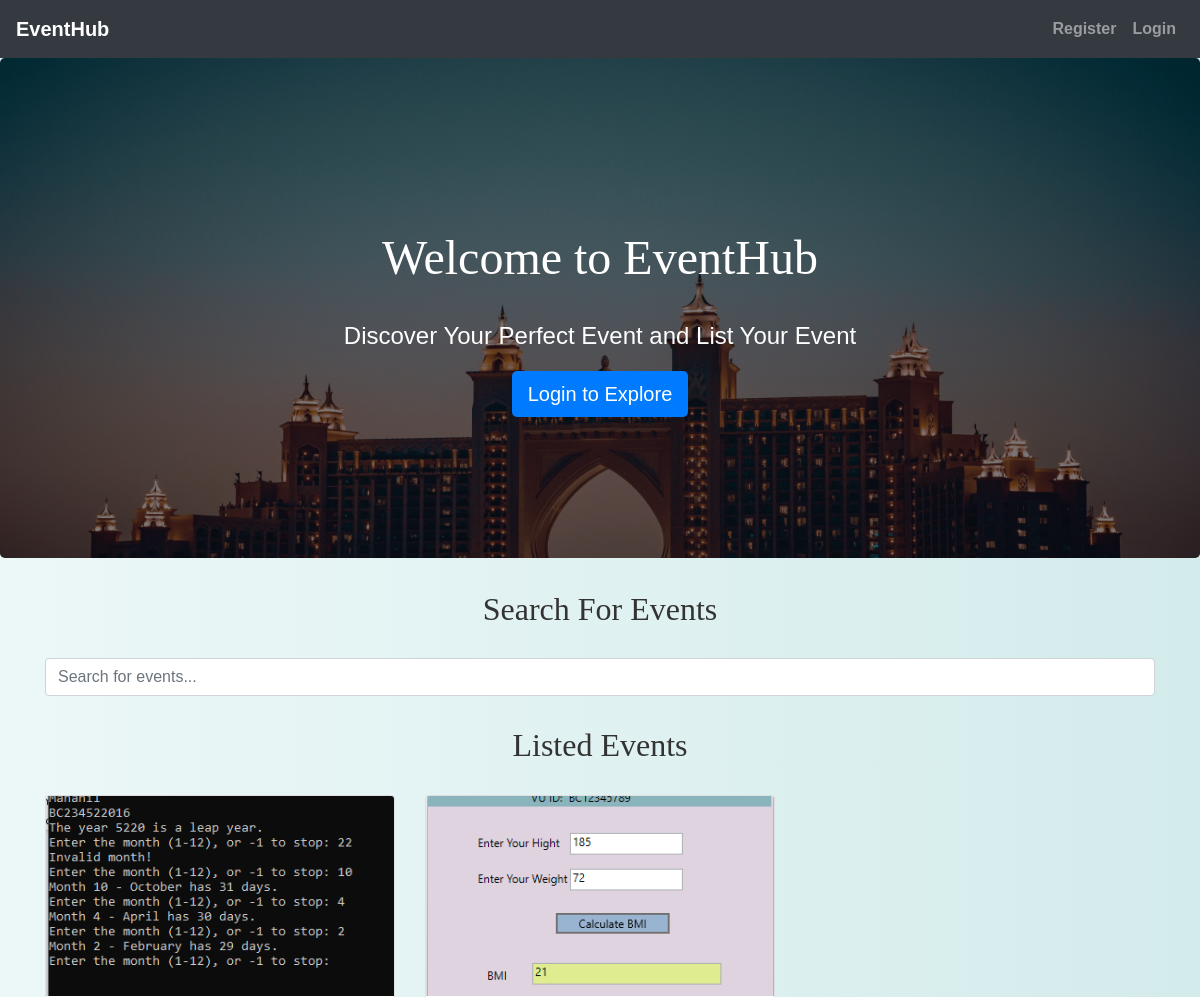
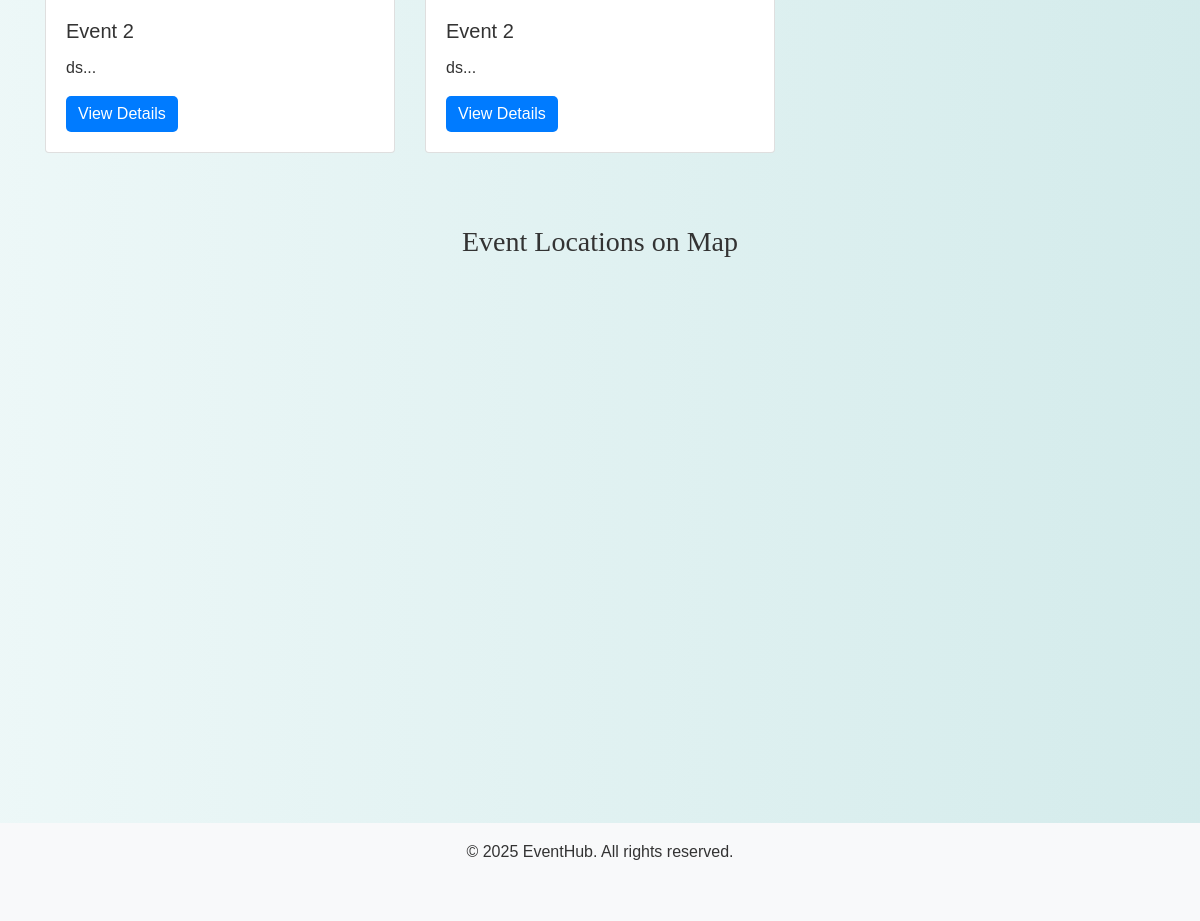
The page / on the database its author committed (2 pictures, top to bottom).
### tables this page shows
CREATE TABLE `events` (
  `id` int(11) NOT NULL,
  `user_id` int(11) NOT NULL,
  `event_name` varchar(255) NOT NULL,
  `event_date` datetime NOT NULL,
  `location` varchar(255) NOT NULL,
  `description` text NOT NULL,
  `latitude` decimal(10,6) DEFAULT NULL,
  `longitude` decimal(10,6) DEFAULT NULL,
  `capacity` int(11) DEFAULT NULL,
  `event_image` varchar(255) DEFAULT NULL,
  `created_at` timestamp NOT NULL DEFAULT current_timestamp(),
  `updated_at` timestamp NOT NULL DEFAULT current_timestamp() ON UPDATE current_timestamp()
);

### index.php (the view, shortened to what this page needs)
<?php
include('config.php');
$sql = "SELECT * FROM events";
$result = mysqli_query($conn, $sql);
?>
<!DOCTYPE html>
<html>
<head>
    <link rel="stylesheet" href="https://maxcdn.bootstrapcdn.com/bootstrap/4.5.2/css/bootstrap.min.css">
    <link rel="stylesheet" href="./css/style.css">
</head>
<body>
<?php include('navbar.php'); ?>
<div class="jumbotron text-center">
    <h1>Welcome to EventHub</h1>
    <p>Discover Your Perfect Event and List Your Event</p>
    <a href="login.php" class="btn btn-primary btn-lg">Login to Explore</a>
</div>
<div class="container search-bar">
    <h2>Search For Events</h2>
    <input type="text" id="searchInput" class="form-control" placeholder="Search for events..." onkeyup="searchEvents()" />
</div>
<div class="container">
    <h2>Listed Events</h2>
    <div class="row" id="eventsContainer">
        <?php while ($event = mysqli_fetch_assoc($result)): ?>
            <div class="col-md-4 mb-4">
                <div class="card h-100">
                    <img class="card-img-top" src="organizer/<?php echo htmlspecialchars($event['event_image']); ?>" alt="Event Image">
                    <div class="card-body">
                        <h5 class="card-title"><?php echo htmlspecialchars($event['event_name']); ?></h5>
                        <p class="card-text"><?php echo substr(htmlspecialchars($event['description']), 0, 100); ?>...</p>
                        <a href="login.php" class="btn btn-primary">View Details</a>
                    </div>
                </div>
            </div>
        <?php endwhile; ?>
    </div>
</div>
<div class="container">
    <h3 class="mt-5 mb-3">Event Locations on Map</h3>
    <div id="map"></div>
</div>
<footer class="mt-5 py-3 bg-light">
    <div class="container text-center">
        <p>&copy; 2025 EventHub. All rights reserved.</p>
    </div>
</footer>
</body>
</html>

### css/style.css (style rules this page uses)
body { background: linear-gradient(90deg, rgba(233, 246, 246, 0.831), rgba(207, 233, 233, 0.9)); font-family: 'Arial', sans-serif; color: #333; line-height: 1.6; }
h1, h2, h3, h4 { text-align: center; margin-top: 30px; margin-bottom: 30px; font-family: 'Georgia', serif; }
.container { margin-bottom: 40px; }
.btn-primary { color: #fff; border: none; border-radius: 5px; cursor: pointer; transition: background-color 0.3s ease; }
a { color: #006666; text-decoration: none; font-weight: bold; }

### index.php (style rules this page uses)
.jumbotron { height: 500px; background-image: linear-gradient(rgba(0,0,0,0.5), rgba(0,0,0,0.5)), url('./images/hotel.jpg'); background-size: cover; color: white; display: flex; justify-content: center; align-items: center; flex-direction: column; }
.jumbotron h1 { font-size: 3rem; }
.jumbotron p { font-size: 1.5rem; }
.card-img-top { height: 200px; object-fit: cover; }
#map { height: 500px; width: 100%; margin-bottom: 30px; }
.search-bar { margin-bottom: 30px; }

### rows shown on the page
events: event_image (picture), event_name "Event 2", description "ds"
events: event_image (picture), event_name "Event 2", description "ds"
